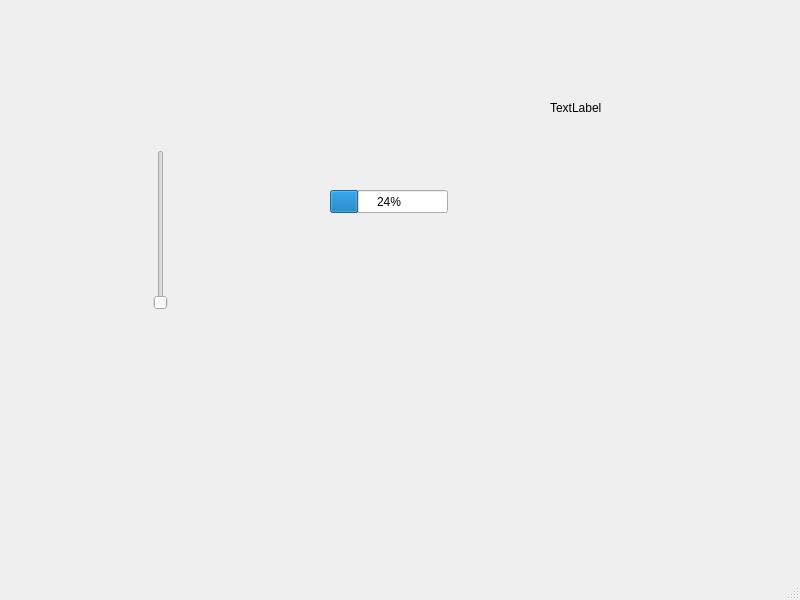
<?xml version="1.0" encoding="UTF-8"?>
<ui version="4.0">
 <class>MainWindow</class>
 <widget class="QMainWindow" name="MainWindow">
  <property name="geometry">
   <rect>
    <x>0</x>
    <y>0</y>
    <width>800</width>
    <height>600</height>
   </rect>
  </property>
  <property name="windowTitle">
   <string>MainWindow</string>
  </property>
  <widget class="QWidget" name="centralwidget">
   <widget class="QProgressBar" name="progressBar">
    <property name="geometry">
     <rect>
      <x>330</x>
      <y>190</y>
      <width>118</width>
      <height>23</height>
     </rect>
    </property>
    <property name="value">
     <number>24</number>
    </property>
   </widget>
   <widget class="QSlider" name="verticalSlider">
    <property name="geometry">
     <rect>
      <x>150</x>
      <y>150</y>
      <width>22</width>
      <height>160</height>
     </rect>
    </property>
    <property name="orientation">
     <enum>Qt::Vertical</enum>
    </property>
   </widget>
   <widget class="QLabel" name="label">
    <property name="geometry">
     <rect>
      <x>550</x>
      <y>100</y>
      <width>55</width>
      <height>16</height>
     </rect>
    </property>
    <property name="text">
     <string>TextLabel</string>
    </property>
   </widget>
  </widget>
  <widget class="QMenuBar" name="menubar">
   <property name="geometry">
    <rect>
     <x>0</x>
     <y>0</y>
     <width>800</width>
     <height>26</height>
    </rect>
   </property>
  </widget>
  <widget class="QStatusBar" name="statusbar"/>
 </widget>
 <resources/>
 <connections>
  <connection>
   <sender>verticalSlider</sender>
   <signal>valueChanged(int)</signal>
   <receiver>progressBar</receiver>
   <slot>setValue(int)</slot>
   <hints>
    <hint type="sourcelabel">
     <x>169</x>
     <y>240</y>
    </hint>
    <hint type="destinationlabel">
     <x>339</x>
     <y>231</y>
    </hint>
   </hints>
  </connection>
  <connection>
   <sender>progressBar</sender>
   <signal>valueChanged(int)</signal>
   <receiver>label</receiver>
   <slot>show()</slot>
   <hints>
    <hint type="sourcelabel">
     <x>386</x>
     <y>233</y>
    </hint>
    <hint type="destinationlabel">
     <x>576</x>
     <y>131</y>
    </hint>
   </hints>
  </connection>
 </connections>
</ui>
